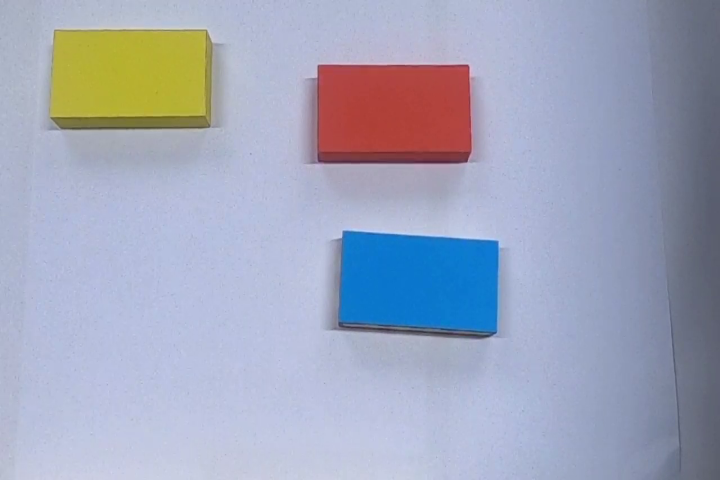
#> input picture kleurdetectie/Testimage.png, 720 x 480 px, given in place of the camera
$ python positiedetectiecamera.py
#> lines starting #> are read from the running program, lines starting #| are printed output that depends on the picture; after the words box and inside, x2 and y2 are one past the last pixel; in counts of white or black regions, pixels touching at a corner belong together
import cv2
import math
import cmath
from cv2 import COLOR_GRAY2RGB
import numpy as np
from cv2 import COLOR_BGR2HSV
from cv2 import COLOR_BGR2GRAY

def empty(self):
    pass

def getOrientation(pts, img):
    sz = len(pts)
    data_pts = np.empty((sz, 2), dtype=np.float64)
    for i in range(data_pts.shape[0]):
        data_pts[i, 0] = pts[i, 0, 0]
        data_pts[i, 1] = pts[i, 0, 1]

    mean = np.empty((0))
    mean, eigenvectors, eigenvalues = cv2.PCACompute2(data_pts, mean)
    center = (int(mean[0, 0]), int(mean[0, 1]))

    cv2.circle(img, center, 3, (255, 0, 255), 2)
    return mean

def maakTrackbars(naam):
    cv2.namedWindow(naam)
    cv2.resizeWindow(naam, 640, 240)

    cv2.createTrackbar("Hue min", naam, 0, 179, empty)
    cv2.createTrackbar("Hue max", naam, 179, 179, empty)
    cv2.createTrackbar("Sat min", naam, 0, 255, empty)
    cv2.createTrackbar("Sat max", naam, 255, 255, empty)
    cv2.createTrackbar("Val min", naam, 0, 255, empty)
    cv2.createTrackbar("Val max", naam, 255, 255, empty)

def pakTrackbars(naam):
    minWaarde = []
    maxWaarde = []

    minWaarde.append(cv2.getTrackbarPos("Hue min", naam))
    maxWaarde.append(cv2.getTrackbarPos("Hue max", naam))
    minWaarde.append(cv2.getTrackbarPos("Sat min", naam))
    maxWaarde.append(cv2.getTrackbarPos("Sat max", naam))
    minWaarde.append(cv2.getTrackbarPos("Val min", naam))
    maxWaarde.append(cv2.getTrackbarPos("Val max", naam))
    waarde = [minWaarde,maxWaarde]
    return waarde

# Uncomment als je een plaatje wil gebruiken
# path = './kleurdetectie/Testimage.png'
# img = cv2.imread(path)

# cap = cv2.VideoCapture("C:/Users/arthu/Desktop/testfilmpje.MP4")

# Uncomment als je de webcam wil gebruiken
cap = cv2.VideoCapture(0)
cap.set(3,720)
cap.set(4,480)

colorBoot = colorPunt = (0,255,0)

maakTrackbars("Trackbars Boot")
maakTrackbars("Trackbars Punt")

cv2.namedWindow("Calibratie")
cv2.resizeWindow("Calibratie", 640, 50)
cv2.createTrackbar("Kalibratie", "Calibratie", 200, 399, empty)

# 15 px/cm
bootX, bootY, bootW, bootH = 590, 390, 150, 95
puntW, puntH = 40, 40
puntX, puntY = int(bootX + (bootW/2)-(puntW/2)), int(bootY - (bootH/2)+(puntH/2))


meanBoot = meanPunt = oudeMeanBoot =[[0.00000000 , 0.00000000]]
while cap.isOpened():
    ret, img = cap.read()
#> img is the input picture: shape (480, 720, 3); mean B, G, R 187.5, 166.6, 160.8
    if ret == False:
        continue
    img = cv2.flip(img, 1)
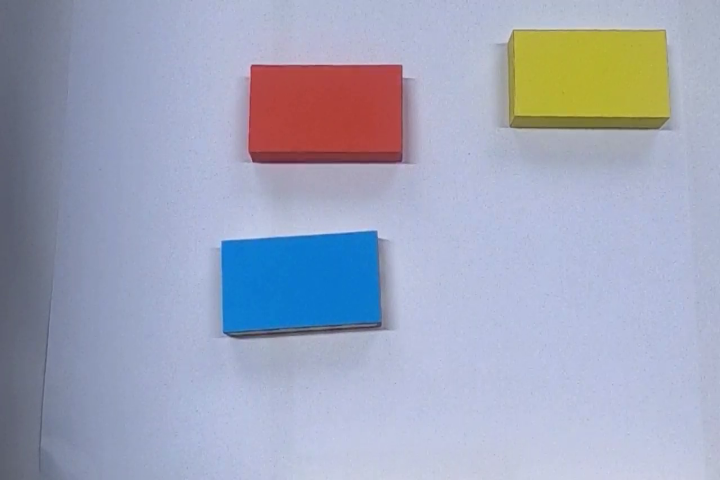
#> img: shape (480, 720, 3); mean B, G, R 187.5, 166.6, 160.8
    img = cv2.flip(img, 0)
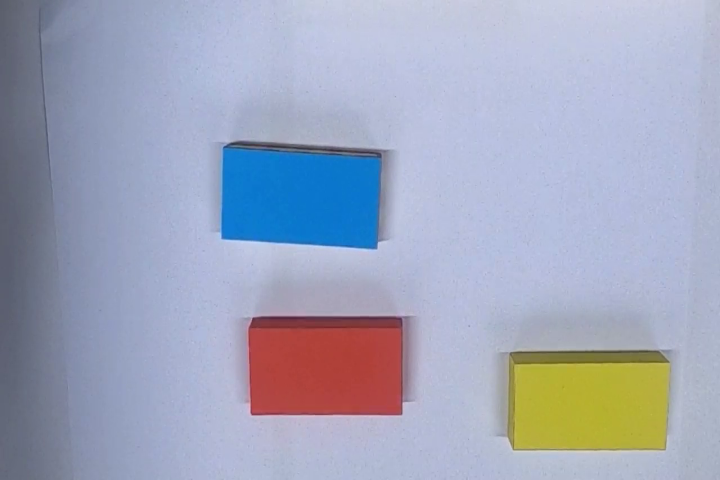
#> img: shape (480, 720, 3); mean B, G, R 187.5, 166.6, 160.8
    img = cv2.resize(img, (720,480))

    imgHSV = cv2.cvtColor(img, COLOR_BGR2HSV)
#> imgHSV: shape (480, 720, 3); mean H, S, V 105.8, 61.5, 197.2

    bootWaarde = pakTrackbars("Trackbars Boot")
    puntWaarde = pakTrackbars("Trackbars Punt")

    lower = np.array(bootWaarde[0])
    upper = np.array(bootWaarde[1])
    # lower = np.array([24, 50, 50])
    # upper = np.array([60, 255, 255])
    bootmask = cv2.inRange(imgHSV, lower, upper)
#> bootmask: shape (480, 720); every value is 255
    # bootmask = cv2.bitwise_not(bootmask) # gebruik als iets zwart of rood is

    lower1 = np.array(puntWaarde[0])
    upper1 = np.array(puntWaarde[1])
    # lower1 = np.array([91, 134, 0])
    # upper1 = np.array([124, 255, 255])
    puntmask = cv2.inRange(imgHSV, lower1, upper1)
    # puntmask = cv2.bitwise_not(puntmask) # gebruik als iets zwart of rood is


    imgResultBoot = cv2.bitwise_and(img, img, mask = bootmask)
    imgGrayBoot = cv2.cvtColor(imgResultBoot, COLOR_BGR2GRAY)
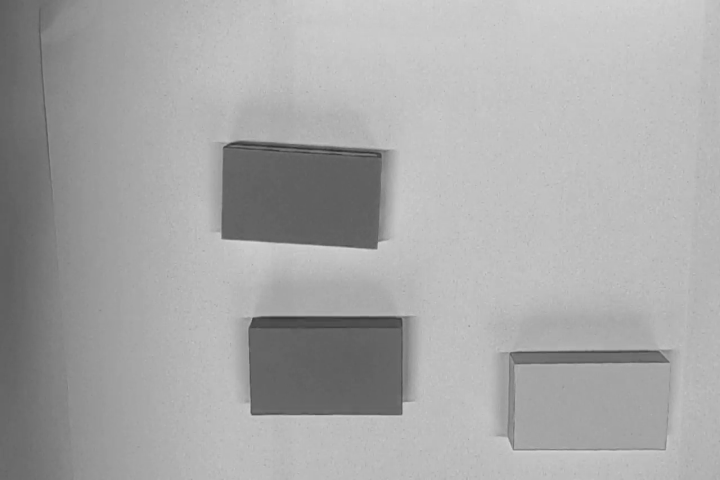
#> imgGrayBoot: shape (480, 720); min 48, max 214, mean 167.2
    imgResultPunt = cv2.bitwise_and(img, img, mask = puntmask)
    imgGrayPunt = cv2.cvtColor(imgResultPunt, COLOR_BGR2GRAY)

    # hull = []
    contours, hierarchy = cv2.findContours(imgGrayBoot, cv2.RETR_EXTERNAL, cv2.CHAIN_APPROX_NONE)
#> contours = 1 contour; box (x1, y1, x2, y2) and area: (0, 0, 720, 480) 344401
    contours1, hierarchy1 = cv2.findContours(imgGrayPunt, cv2.RETR_EXTERNAL, cv2.CHAIN_APPROX_NONE)
#> contours1 has the same summary as contours

    for i, c in enumerate(contours):     # boot
        area = cv2.contourArea(c)

        if area < 8000 or 100000 < area:
            continue
        # hull = hull.append(cv2.convexHull(c, True))

        # cv2.drawContours(img, hull, -1, (255,0,0), 3, 8);

        cv2.drawContours(img, contours, -1, (0, 0, 255), 2)
        meanBoot = getOrientation(c, img)

        if (bootX-bootW//2)<meanBoot[0][0]<(bootX+bootW//2) and (bootY-bootH//2)<meanBoot[0][1]<(bootY+bootH//2):
            colorBoot = (255,0,255)
        else:
            colorBoot = (0,255,0)
#> this loop made 1 pass
#> area on pass 1: 344401

    for v,b in enumerate(contours1): # punt
        area = cv2.contourArea(b)

        if area < 100 or 10000< area:
            continue

        #print(area)
        cv2.drawContours(img, contours1, -1, (0,255,255),2)
        meanPunt = getOrientation(b, img)

        if (puntX-puntW//2)<meanPunt[0][0]<(puntX+puntW//2) and (puntY-puntH//2)<meanPunt[0][1]<(puntY+puntH//2):
            colorPunt = (255,0,255)
        else:
            colorPunt = (0,255,0)
#> this loop made 1 pass
#> (v, area) on pass 1: (0, 344401)

    temp = cv2.getTrackbarPos("Kalibratie", "Calibratie")
#> temp = 200
    realScale = 15/(temp+1)
#> realScale = 0.0746
    cv2.line(img, (50, 450), (50+temp, 450), (255,0,0), 1)
    cv2.rectangle(img, (bootX-bootW//2, bootY-bootH//2), (bootX+bootW//2, bootY+bootH//2), colorBoot, 2) # boot
    cv2.rectangle(img, (puntX-puntW//2, puntY-puntH//2), (puntX+puntW//2, puntY+puntH//2), colorPunt, 2) # punt
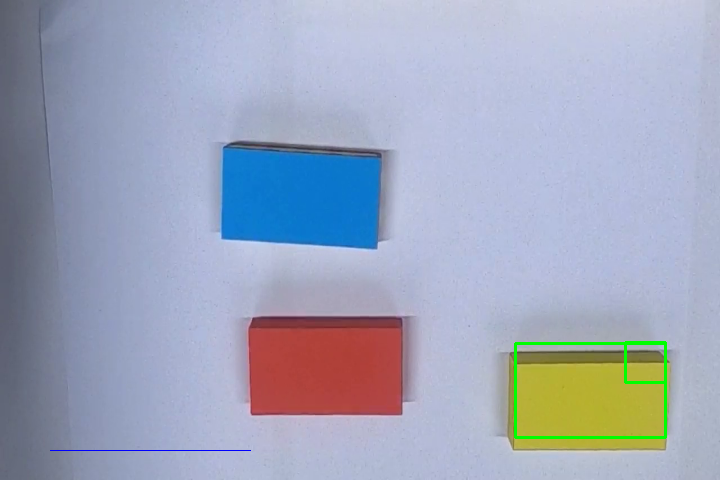
#> img: shape (480, 720, 3); mean B, G, R 187, 167, 159.8
    if (meanBoot[0][0] != oudeMeanBoot[0][0]):

        # cv2.arrowedLine(img, (int(meanBoot[0][0]), int(meanBoot[0][1])), (bootX, bootY), (0,0,255), 5) # pijl van boot naar beste positie

        # horizontaal vector
        lengte = str(int((bootX-int(meanBoot[0][0]))*realScale)) + " cm"
        cv2.putText(img, lengte, (int(meanBoot[0][0])+int((bootX - int(meanBoot[0][0]))/2), int(meanBoot[0][1])-20), cv2.FONT_HERSHEY_SIMPLEX, 1, (255,0,0), 2, cv2.LINE_AA, False)
        cv2.arrowedLine(img, (int(meanBoot[0][0]), int(meanBoot[0][1])), (bootX, int(meanBoot[0][1])), (0,0,255), 5)

        # verticaal vector
        cv2.arrowedLine(img, (int(meanBoot[0][0]), int(meanBoot[0][1])), (int(meanBoot[0][0]), bootY), (0,0,255), 5)

        # rotatie vector
        cv2.arrowedLine(img, (int(meanBoot[0][0]), int(meanBoot[0][1])), (int(meanPunt[0][0]), int(meanPunt[0][1])), (0,255,0), 3)
        pijllengte = math.sqrt(pow(meanBoot[0][0]-meanPunt[0][0], 2) + pow(meanBoot[0][1]-meanPunt[0][1], 2))
        # print(pijllengte)
        vector1 = np.array([meanBoot[0][0]-meanPunt[0][0], meanBoot[0][1]-meanPunt[0][1]])
        vector2 = np.array([1,0])
        a_phase = cmath.phase(complex(int(vector1[0]),int(vector1[1])))
        b_phase = cmath.phase(complex(1,0))
        temp = (((b_phase+cmath.pi) - a_phase) * 180 / cmath.pi)-25

        if(temp>180):
            temp = temp -360
        cv2.putText(img, str(int(temp)), (50, 50), cv2.FONT_HERSHEY_SIMPLEX, 1, (255,0,0), 2, cv2.LINE_AA, False)

    oudeMeanBoot = meanBoot

    bootmask = cv2.cvtColor(bootmask, COLOR_GRAY2RGB)
#> bootmask: shape (480, 720, 3); every value is 255
    puntmask = cv2.cvtColor(puntmask, COLOR_GRAY2RGB)

    puntmask = cv2.resize(puntmask, (360, 240))
#> puntmask: shape (240, 360, 3); every value is 255
    bootmask = cv2.resize(bootmask, (360, 240))
    # v1 = np.vstack([img[:240], img[240:]])
    # 1080*480
    v2 = np.vstack([bootmask, puntmask])
#> v2: shape (480, 360, 3); every value is 255
    h1 = np.hstack([img, v2])
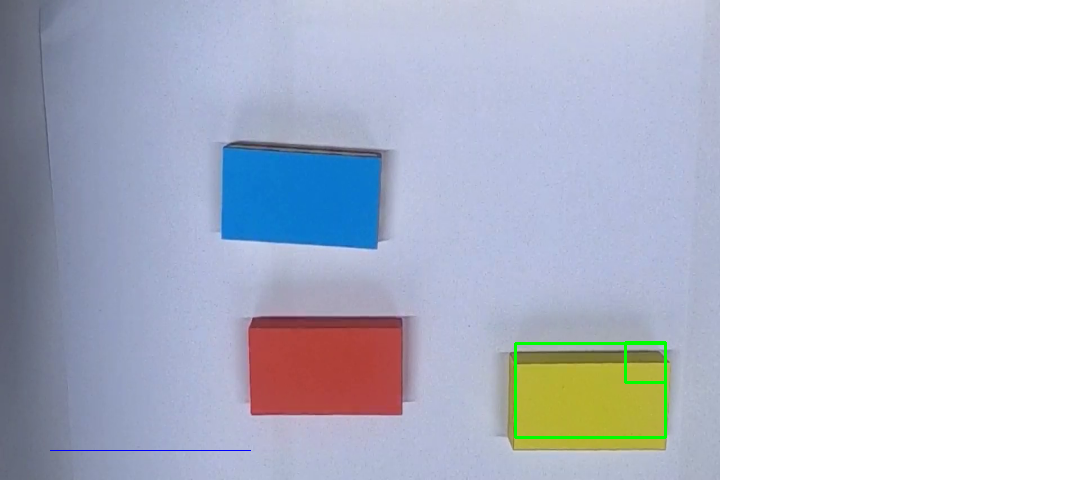
#> h1: shape (480, 1080, 3); mean B, G, R 209.6, 196.3, 191.5
    scale = 1.4
    h1 = cv2.resize(h1, (int(h1.shape[1]*scale), int(h1.shape[0]*scale)))
#> h1: shape (672, 1512, 3)
    # print(h1.shape[0])


    cv2.imshow("ImageStack", h1)

    # [5 lines of commented-out code are left out]


    k = cv2.waitKey(1) & 0xFF
#> (key Esc is pressed here)
    if k == 27:
        cap.release()
        cv2.destroyAllWindows()
        break
cap.release()
cv2.destroyAllWindows()
